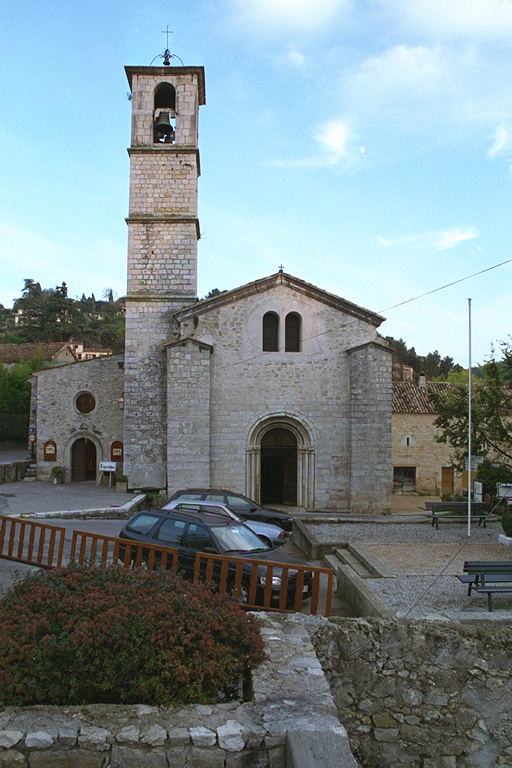
#> input picture 1.tif, 512 x 768 px
$ python harris.py   (Python 2 division)
#> lines starting #> are read from the running program, lines starting #| are printed output that depends on the picture; after the words box and inside, x2 and y2 are one past the last pixel; in counts of white or black regions, pixels touching at a corner belong together
import numpy as np
import pylab as py
from scipy import linalg
import sys
import pylab
from PIL import Image

from mpl_toolkits.mplot3d import axes3d
from scipy.ndimage import filters
import matplotlib
import matplotlib.pyplot as plt
import time
import math


# [105 lines left out: functions serial_matching, appendimages, plot_matches, match_twosided, match, get_descriptors, not called in this run]


class Timer(object):
    ''' This object is used for timing
    analysis of functions
    '''
    def __enter__(self):
        self.start = time.time()
        return self

    def __exit__(self, *args):
        self.end = time.time()
        self.interval = self.end - self.start


def compute_harris_response(im, sigma=1):
    """
    Compute the Harris corner detector response function
    for each pixel in a graylevel image. This function has
    the proprer boundary conditions consistant with out
    parallel implementation and is used throughout this analysis
    """

    # derivatives
    imx = np.zeros(im.shape)
    filters.gaussian_filter(im, (sigma,sigma), (0,1), imx, mode = 'nearest')
    #     print (imx)

    imy = np.zeros(im.shape)
    filters.gaussian_filter(im, (sigma,sigma), (1,0), imy, mode = 'nearest')
    #     print (imy)

    # compute components of the Harris matrix
    Wxx = filters.gaussian_filter(imx*imx,sigma, mode = 'nearest')
    Wxy = filters.gaussian_filter(imx*imy,sigma, mode = 'nearest')
    Wyy = filters.gaussian_filter(imy*imy,sigma, mode = 'nearest')

    # determinant and trace
    Wdet = Wxx*Wyy - Wxy**2
    Wtr = Wxx + Wyy


    return Wdet / Wtr

# [24 lines left out: function compute_harris_response_original, not called in this run]

def get_harris_points(harrisim, min_dist=10, threshold=0.1):
    """ Return corners from a Harris response image
    min_dist is the minimum number of pixels separating
    corners and image boundary. """

    # find top corner candidates above a threshold
    corner_threshold = harrisim.max() * threshold
    harrisim_t = (harrisim > corner_threshold) * 1

    # get coordinates of candidates
    coords = np.array(harrisim_t.nonzero()).T # ...and their values
    candidate_values = [harrisim[c[0],c[1]] for c in coords] # sort candidates
    index = np.argsort(candidate_values)

    # store allowed point locations in array
    allowed_locations = np.zeros(harrisim.shape)
    allowed_locations[min_dist:-min_dist, min_dist:-min_dist] = 1

    # select the best points taking min_distance into account
    filtered_coords = []
    for i in index:
        if allowed_locations[coords[i,0],coords[i,1]] == 1:
            filtered_coords.append(coords[i])
            allowed_locations[(coords[i,0]-min_dist):(coords[i,0]+min_dist),
                              (coords[i,1]-min_dist):(coords[i,1]+min_dist)] = 0

    return filtered_coords


# [10 lines left out: function plot_harris_points, not called in this run]

def check_dim(im):
    '''this is a helper function to check
    the dimensions of images for consistancy'''


    if len(im.shape) > 2:

        return im[:, :, 1]

    else:
        return im

def run_harris(im, im_name = 'Harris_Serial_Image'):
    ''' this is a wraper function to run the serial
    Harris Corner detection algorithm'''

    im_1dim = check_dim(im)
    harris_im = compute_harris_response(im_1dim)
    filtered_coords = get_harris_points(harris_im, 10)
    return filtered_coords

# [39 lines left out: functions round_up, generate_weights, not called in this run]

if __name__ == '__main__':

    pt_x = 0
    pt_y = 200
    numpy_image = np.array(Image.open('1.tif').convert('L'))
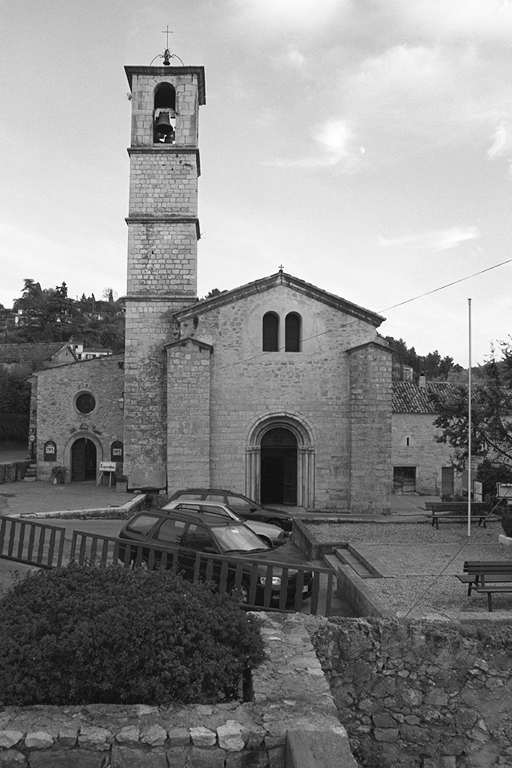
#> numpy_image: shape (768, 512); min 1, max 254, mean 136.1
    response = compute_harris_response(numpy_image, sigma=1)
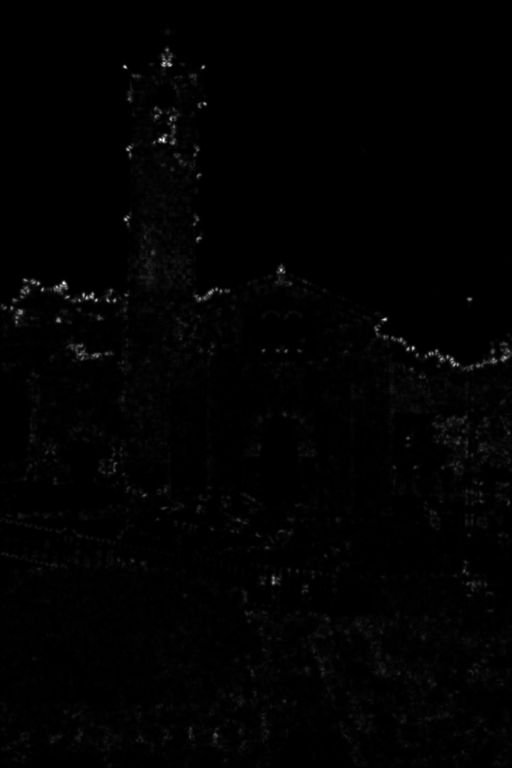
#> response: shape (768, 512) float64; min 0.00491, max 636.4, mean 6; drawn with min black and max white
    serial_points = get_harris_points(response, min_dist=10, threshold=0.1)
#> in get_harris_points, `corner_threshold = harrisim.max() * threshold`: corner_threshold = 63.64
#> in get_harris_points, `harrisim_t = (harrisim > corner_threshold) * 1`:
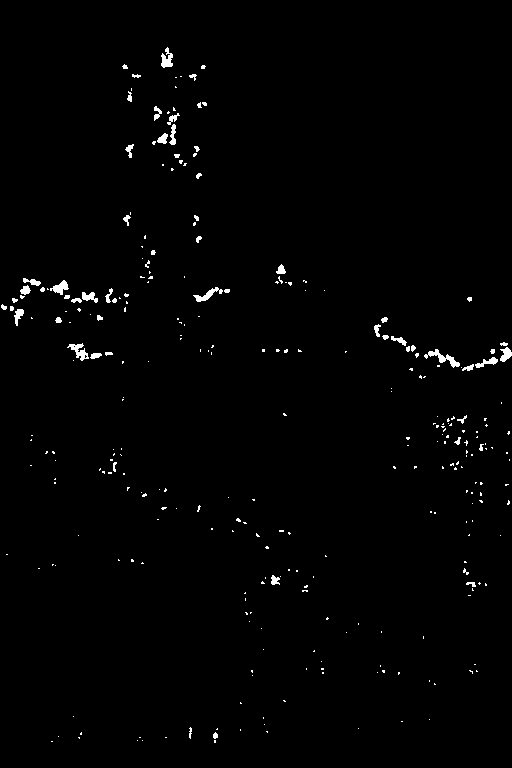
#> harrisim_t: shape (768, 512) int64; values 0 (black) and 1 (white), 1.1% white; 293 white regions (238 under 20 px), largest, box (x1, y1, x2, y2) and area: (424, 349, 460, 368) 209, (67, 343, 89, 361) 166, (193, 287, 223, 302) 153
#> in get_harris_points, `coords = np.array(harrisim_t.nonzero()).T`: coords = 4160 pairs, first value 47 to 742, second value 1 to 511
#> in get_harris_points, `candidate_values = [harrisim[c[0],c[1]] for c in coords]`: candidate_values = 4160 values, max 636.4 at index 566, min 63.64 at index 1028, mean 132.1
#> in get_harris_points, `index = np.argsort(candidate_values)`: index = 4160 values, max 4159 at index 223, min 0 at index 679, mean 2079.5
#> the loop in get_harris_points, `for i in index:` made 4160 passes
#> i on passes 1 to 3: 1028, 3427, 3340
#> after the loop in get_harris_points, `for i in index:`:
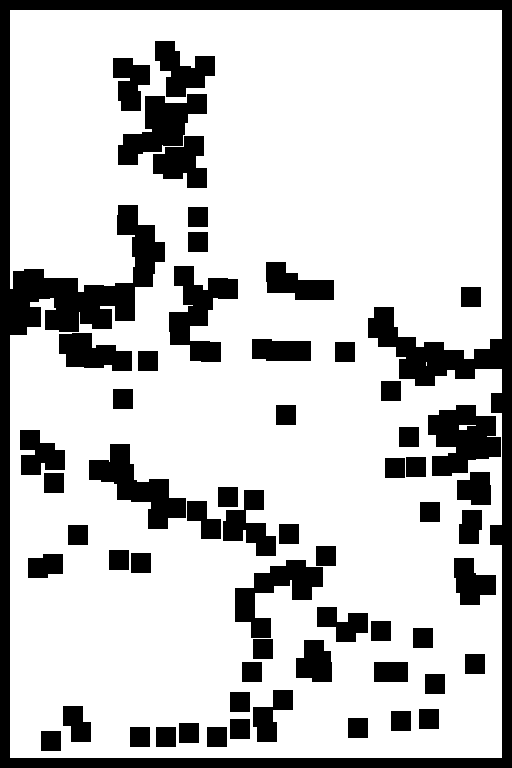
#> allowed_locations: shape (768, 512) float64; values 0 (black) and 1 (white), 77.2% white; 59 black regions, largest, box (x1, y1, x2, y2) and area: (0, 0, 512, 768) 37659, (428, 405, 501, 476) 3521, (169, 266, 238, 362) 3230
#> after the loop in get_harris_points, `for i in index:`: filtered_coords = 198 pairs, first value 51 to 741, second value 10 to 501
#> serial_points has the same summary as filtered_coords in get_harris_points
    print 'true Harris Matrix', len(serial_points)
#| true Harris Matrix 198

    with Timer() as t:
        harris = run_harris(numpy_image)
#> the loop in get_harris_points (call 2), `for i in index:` made 4160 passes
#> harris has the same summary as filtered_coords in get_harris_points


    print t.interval
